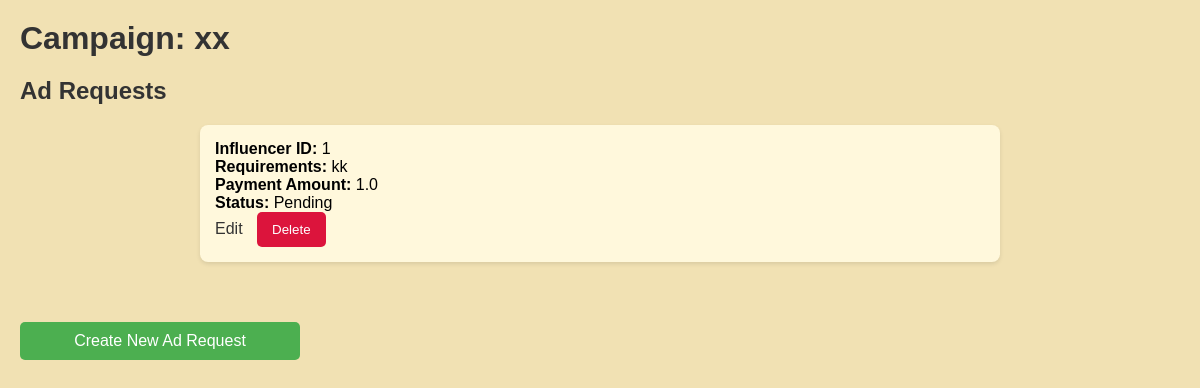
Page /sponsor/spon2/campaign/2 on the earlier database version.
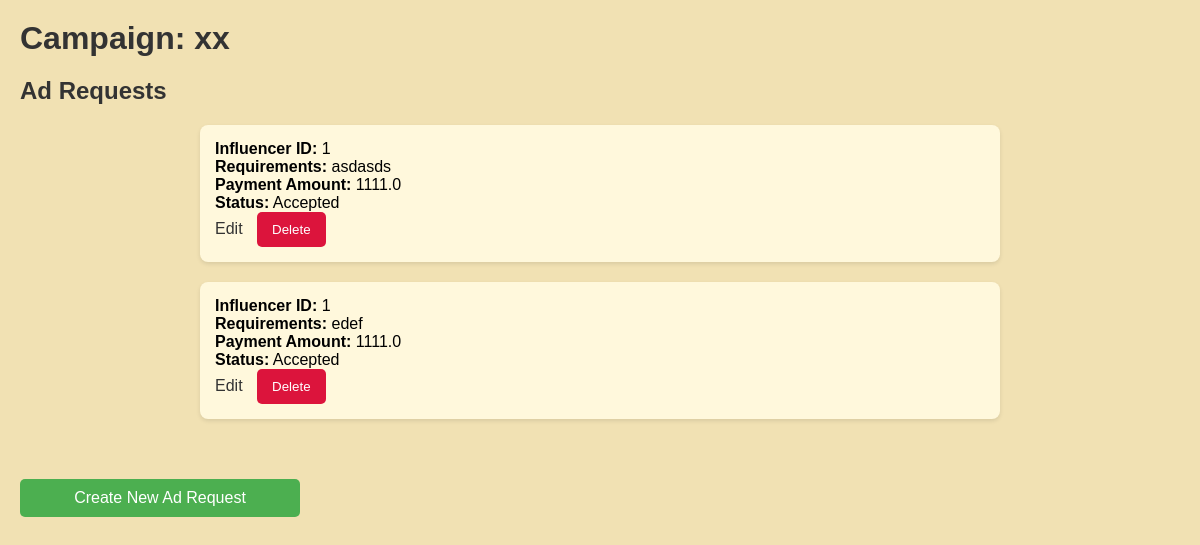
Same page on the later database version.
### models.py (models this page shows)
class AdRequest(db.Model):
    id = db.Column(db.Integer, primary_key=True)
    campaign_id = db.Column(db.Integer, db.ForeignKey('campaign.id'), nullable=False)
    influencer_id = db.Column(db.Integer, db.ForeignKey('influencer.id'), nullable=False)
    messages = db.Column(db.Text, nullable=True)
    requirements = db.Column(db.Text, nullable=False)
    payment_amount = db.Column(db.Float, nullable=False)
    status = db.Column(db.String(10), nullable=False)

### app.py (the view)
@app.route('/sponsor/<username>/campaign/<campaignid>')
def view_campaign(username, campaignid):
    sponsor = Sponsor.query.filter_by(username=username).first_or_404()
    campaign = Campaign.query.get_or_404(campaignid)
    return render_template('view_campaign.html', campaign=campaign, sponsor=sponsor)

### templates/view_campaign.html (shortened to what this page needs)
<!DOCTYPE html>
<html lang="en">
<head>
</head>
<body>
    <h1>Campaign: {{ campaign.name }}</h1>
    <h2>Ad Requests</h2>
    <ul>
        {% for ad_request in campaign.ad_requests %}
            <li>
                <strong>Influencer ID:</strong> {{ ad_request.influencer_id }} <br>
                <strong>Requirements:</strong> {{ ad_request.requirements }} <br>
                <strong>Payment Amount:</strong> {{ ad_request.payment_amount }} <br>
                <strong>Status:</strong> {{ ad_request.status }} <br>
                <a href="{{ url_for('edit_ad_request', username=sponsor.username, campaignid=campaign.id, ad_request_id=ad_request.id) }}">Edit</a>
                <form action="{{ url_for('delete_ad_request', username=sponsor.username, campaignid=campaign.id, ad_request_id=ad_request.id) }}" method="post">
                    <button type="submit">Delete</button>
                </form>
            </li>
        {% endfor %}
    </ul>
    <a href="{{ url_for('create_ad_request', username=sponsor.username, campaignid=campaign.id) }}" class="create-ad-request-link">Create New Ad Request</a>
</body>
</html>

Differences in the rows shown:
changed AdRequest: requirements "kk" → "asdasds"; payment_amount "1.0" → "1111.0"; status "Pending" → "Accepted"
added AdRequest: influencer_id "1", requirements "edef", payment_amount "1111.0", status "Accepted"
